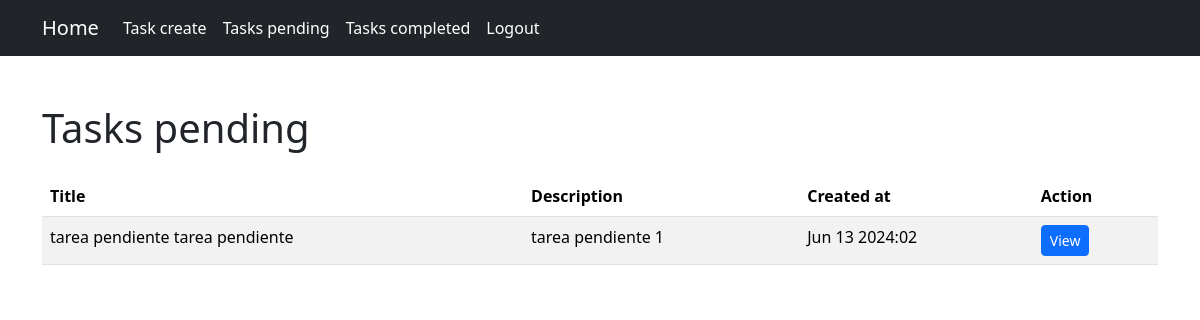
The app's page /tasks/ (signed in) with its own data.
### tasks/models.py (models this page shows, shortened)
class Task(models.Model):
    title = models.CharField(max_length=250)
    description = models.TextField(max_length = 500, blank = True)
    created = models.DateTimeField(auto_now_add = True)
    datecompleted = models.DateTimeField(null = True, blank = True)
    important = models.BooleanField(default = False)
    user = models.ForeignKey(User, on_delete = models.CASCADE)

### tasks/views.py (the view)
# urls.py: path('tasks/', views.tasks_pending, name='tasks_pending'),
@login_required
def tasks_pending(request):
    tasks = Task.objects.filter(user = request.user, datecompleted__isnull = True)
    return render(request, 'tasks.html', {
        'tasks': tasks,
        'type_task': 'pending'
    })

### tasks/templates/tasks.html (shortened to what this page needs)
{% extends 'base.html' %}
{% block content %}
<div class="container">
    <h1 class="mt-5 mb-4">Tasks {{ type_task }}</h1>
    <div class="table-responsive">
        <table class="table table-striped">
            <thead>
                <tr>
                    <th>Title</th>
                    <th>Description</th>
                    <th>Created at</th>
                    <th>Action</th>
                </tr>
            </thead>
            <tbody>
                {% for task in tasks %}
                <tr>
                    <td>
                        {% if task.important %}
                        <i class="fa-solid fa-star"></i>
                        {% else %}
                        {{ task.title }}
                        {% endif %}
                        {{ task.title }}
                    </td>
                    <td>{{ task.description }}</td>
                    <td>{{ task.created|date:'M j Y:i' }}</td>
                    <td>
                        <a href="{% url 'task_detail' task.id %}" class="btn btn-sm btn-primary">View</a>
                    </td>
                </tr>
                {% endfor %}
            </tbody>
        </table>
    </div>
</div>
{% endblock %}

### records on screen
Task: title "tarea pendiente", description "tarea pendiente 1", created "Jun 13 2024:02"

### other values on screen
{{ type_task }} "pending"
